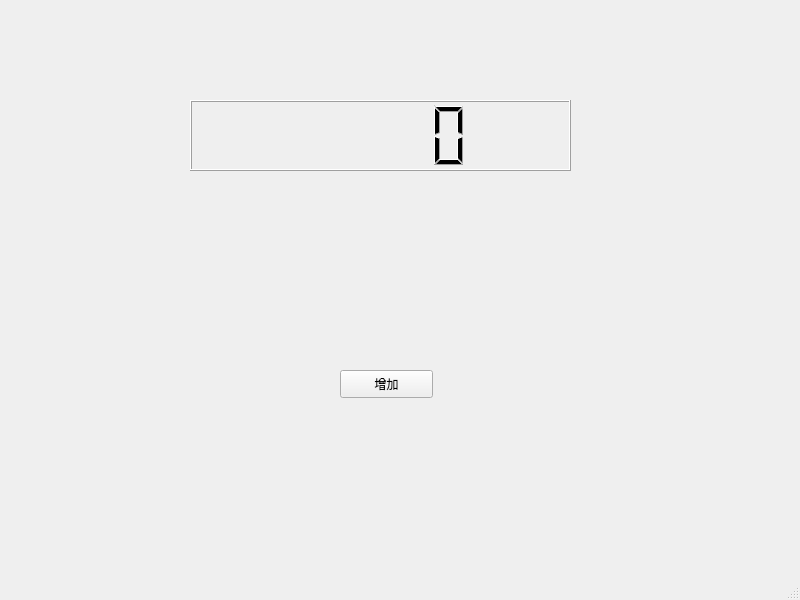
<?xml version="1.0" encoding="UTF-8"?>
<ui version="4.0">
 <class>MainWindow</class>
 <widget class="QMainWindow" name="MainWindow">
  <property name="geometry">
   <rect>
    <x>0</x>
    <y>0</y>
    <width>800</width>
    <height>600</height>
   </rect>
  </property>
  <property name="windowTitle">
   <string>MainWindow</string>
  </property>
  <widget class="QWidget" name="centralwidget">
   <widget class="QLCDNumber" name="lcdNumber">
    <property name="geometry">
     <rect>
      <x>190</x>
      <y>100</y>
      <width>381</width>
      <height>71</height>
     </rect>
    </property>
   </widget>
   <widget class="QPushButton" name="pushButton">
    <property name="geometry">
     <rect>
      <x>340</x>
      <y>370</y>
      <width>93</width>
      <height>28</height>
     </rect>
    </property>
    <property name="text">
     <string>增加</string>
    </property>
   </widget>
  </widget>
  <widget class="QMenuBar" name="menubar">
   <property name="geometry">
    <rect>
     <x>0</x>
     <y>0</y>
     <width>800</width>
     <height>26</height>
    </rect>
   </property>
  </widget>
  <widget class="QStatusBar" name="statusbar"/>
 </widget>
 <resources/>
 <connections/>
</ui>
